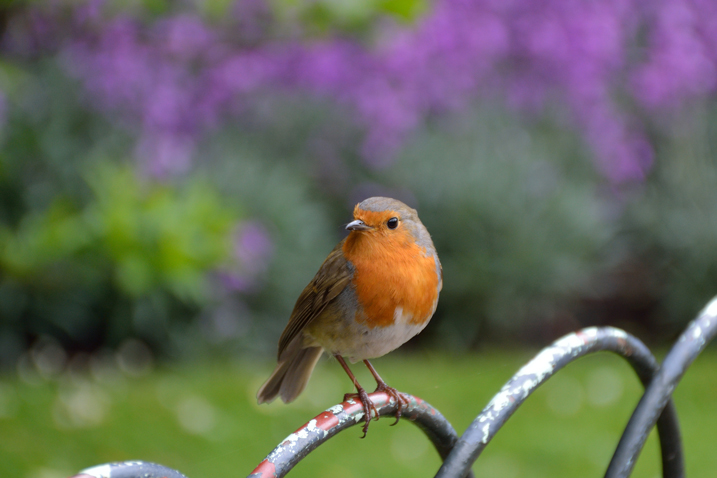
//> input picture focus/cpp/tests/bird.jpg, 717 x 478 px
$ ./fmeasure   (built with g++ and OpenCV 4)
//> lines starting //> are read from the running program, lines starting //| are printed output that depends on the picture
//> further down, src is the input picture: 478 rows x 717 cols, CV_8UC3; mean B, G, R 90.5, 104.6, 102.5
#include <opencv2/core.hpp>
#include <opencv2/imgproc.hpp>
#include <opencv2/highgui.hpp>

#include <iostream>
#include <math.h>       /* pow */

using namespace cv;


/**
 * @brief   Focus measure implementation using the 'Variance of laplacian (Pech2000)'.
 *          Informatio taken from:
 *          - S. Pertuz et al., Analysis of focus measure operators for shape-from-focus.
 *            Pattern Recognition, 46(5):1415:1432, 2013
 * @param   Image to process
 * @return  Focus measure
 */
float fmeasure( const Mat &src )
{
    Point anchor( 0, 0 );
    double delta = 0;
    int ddepth = -1;
    Scalar mean, stddev;

    // laplacian filter kernel
    float kernel[3][3] = { {0.1667, 0.6667, 0.1667} , {0.6667, -3.3333, 0.6667} , {0.1667, 0.6667, 0.1667} };

    Mat ker = Mat( 3, 3, CV_32F, &kernel );
    Mat dst = Mat( src.size(), src.type() );
    Mat gray;

    // change image ot gray scale
    cvtColor(src, gray, CV_RGB2GRAY);
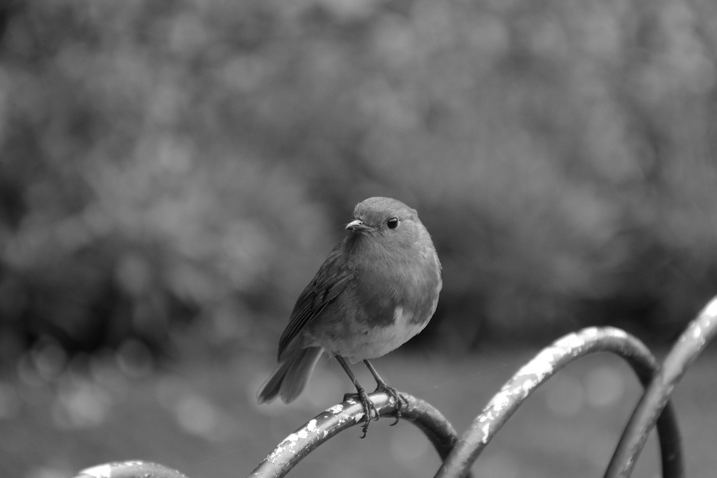
//> gray: 478 rows x 717 cols, CV_8UC1; min 2, max 255, mean 100.1

    // apply filter to image
    filter2D( gray, dst, ddepth , ker, anchor, delta, BORDER_REPLICATE );
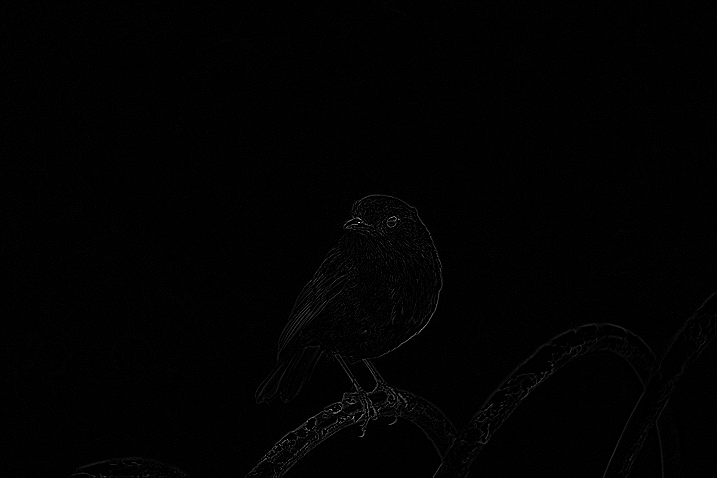
//> dst: 478 rows x 717 cols, CV_8UC1; min 0, max 255, mean 1.9

    // calculate standard deviation
    meanStdDev(dst, mean, stddev);
//> mean = Scalar(1.86); stddev = Scalar(5.26)

    // return focus measure as the standard deviation squared
    return static_cast<float>( pow(stddev.val[0], 2) );
}


int main( int argc, char** argv )
{
    char* filename = argc >= 2 ? argv[1] : (char*)"../bird.jpg";

    Mat src = imread( filename );

    if(src.data)
    {
        std::cout << "focus measure : " << fmeasure( src ) << std::endl;
//| focus measure : 27.696
    }
    return 0;
}

$ run again, with focus/cpp/tests/frame1.png saved as focus/cpp/tests/bird.jpg
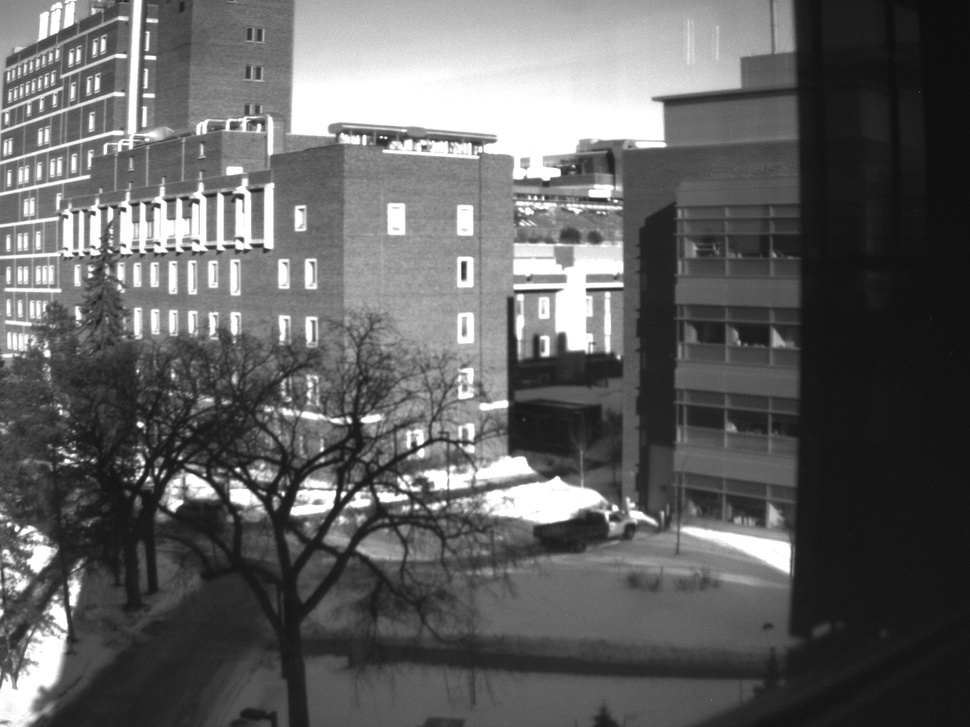
//> input picture focus/cpp/tests/frame1.png, 970 x 727 px, shrunk from 1280 x 960 before the run
//> src is the input picture: 727 rows x 970 cols, CV_8UC3; min 10, max 255, mean 98.2
//> in fmeasure, `filter2D( gray, dst, ddepth , ker, anchor, delta, BORDER_REPLICATE );`:
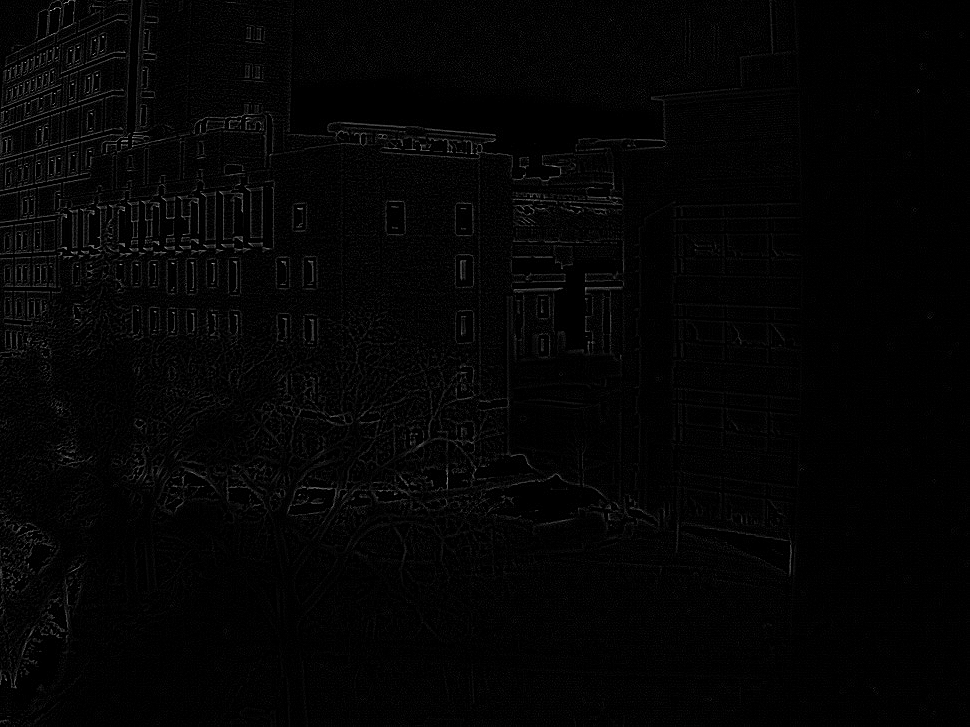
//> dst: 727 rows x 970 cols, CV_8UC1; min 0, max 207, mean 4.2
//> mean = Scalar(4.23); stddev = Scalar(9.51)
//| focus measure : 90.478

$ run again, with focus/cpp/tests/frame2.png saved as focus/cpp/tests/bird.jpg
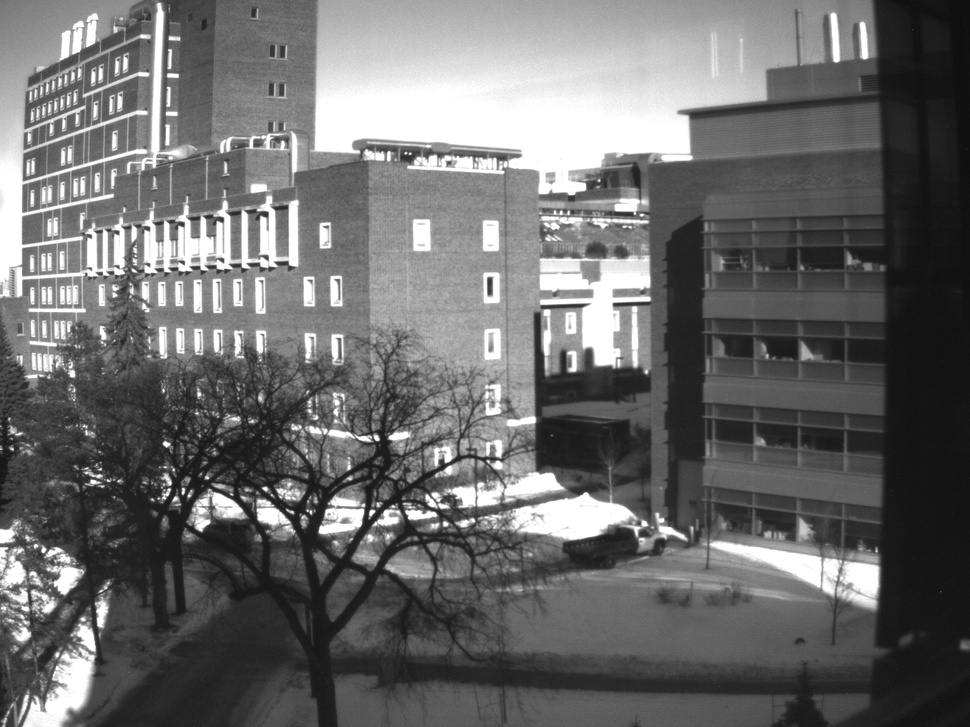
//> input picture focus/cpp/tests/frame2.png, 970 x 727 px, shrunk from 1280 x 960 before the run
//> src is the input picture: 727 rows x 970 cols, CV_8UC3; min 9, max 255, mean 107.7
//> in fmeasure, `filter2D( gray, dst, ddepth , ker, anchor, delta, BORDER_REPLICATE );`:
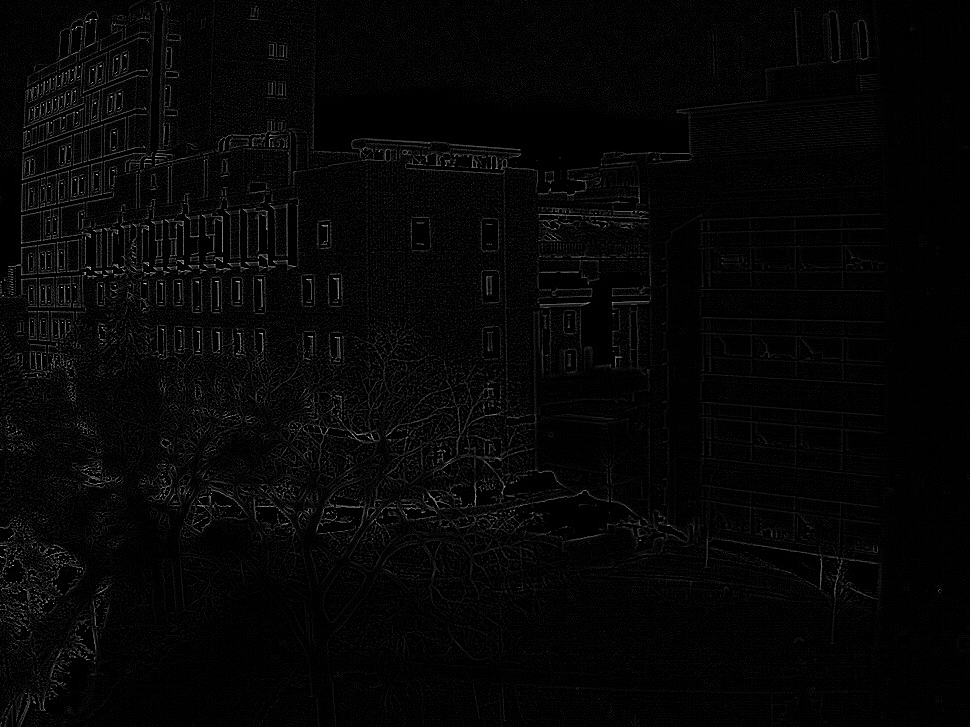
//> dst: 727 rows x 970 cols, CV_8UC1; min 0, max 236, mean 5.9
//> mean = Scalar(5.89); stddev = Scalar(13.08)
//| focus measure : 171.068
